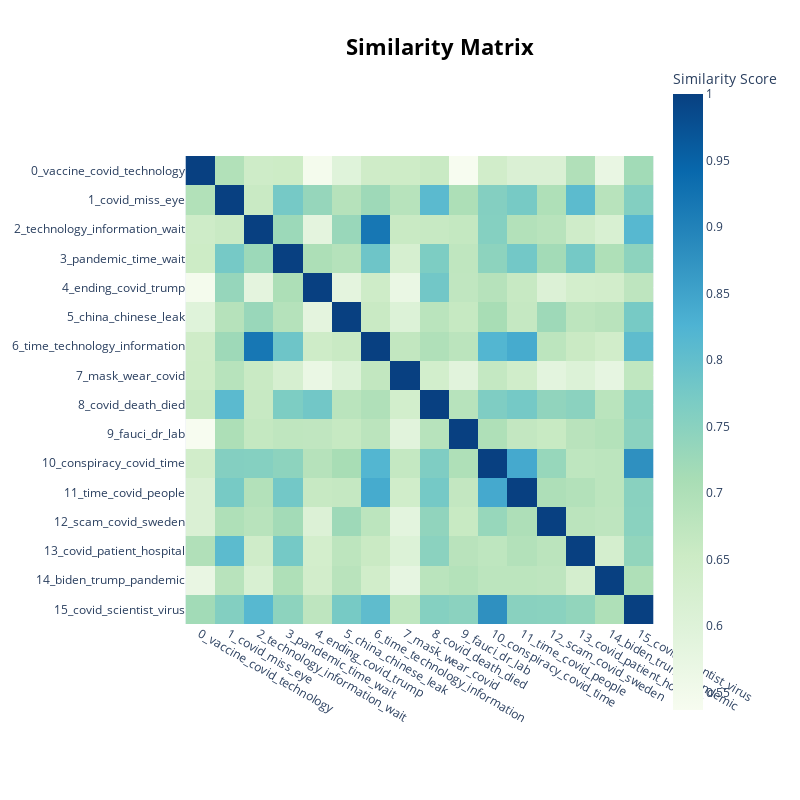

Source (notebook cell):
### Code cell
topic_model.visualize_heatmap()

### Figure 1 — Plotly figure (JSON) as saved in the notebook; plotly's stock layout.template omitted (floating-point values rounded to 4 significant figures; data arrays with more than 128 entries replaced by an {"elided": "..."} marker saying what was removed)
{"data": [{"coloraxis": "coloraxis", "hovertemplate": "x: %{x}<br>y: %{y}<br>Similarity Score: %{z}<extra></extra>", "name": "0", "type": "heatmap", "x": ["0_vaccine_covid_technology", "1_covid_miss_eye", "2_technology_information_wait", "3_pandemic_time_wait", "4_ending_covid_trump", "5_china_chinese_leak", "6_time_technology_information", "7_mask_wear_covid", "8_covid_death_died", "9_fauci_dr_lab", "10_conspiracy_covid_time", "11_time_covid_people", "12_scam_covid_sweden", "13_covid_patient_hospital", "14_biden_trump_pandemic", "15_covid_scientist_virus"], "xaxis": "x", "y": ["0_vaccine_covid_technology", "1_covid_miss_eye", "2_technology_information_wait", "3_pandemic_time_wait", "4_ending_covid_trump", "5_china_chinese_leak", "6_time_technology_information", "7_mask_wear_covid", "8_covid_death_died", "9_fauci_dr_lab", "10_conspiracy_covid_time", "11_time_covid_people", "12_scam_covid_sweden", "13_covid_patient_hospital", "14_biden_trump_pandemic", "15_covid_scientist_virus"], "yaxis": "y", "z": {"elided": "16x16 float values"}}], "layout": {"coloraxis": {"colorbar": {"title": {"text": "Similarity Score"}}, "colorscale": [[0, "rgb(247,252,240)"], [0.125, "rgb(224,243,219)"], [0.25, "rgb(204,235,197)"], [0.375, "rgb(168,221,181)"], [0.5, "rgb(123,204,196)"], [0.625, "rgb(78,179,211)"], [0.75, "rgb(43,140,190)"], [0.875, "rgb(8,104,172)"], [1, "rgb(8,64,129)"]]}, "height": 800, "hoverlabel": {"bgcolor": "white", "font": {"family": "Rockwell", "size": 16}}, "legend": {"title": {"text": "Trend"}}, "margin": {"t": 60}, "showlegend": true, "title": {"font": {"color": "Black", "size": 22}, "text": "<b>Similarity Matrix</b>", "x": 0.55, "xanchor": "center", "y": 0.95, "yanchor": "top"}, "width": 800, "xaxis": {"anchor": "y", "constrain": "domain", "domain": [0, 1], "scaleanchor": "y"}, "yaxis": {"anchor": "x", "autorange": "reversed", "constrain": "domain", "domain": [0, 1]}}}
